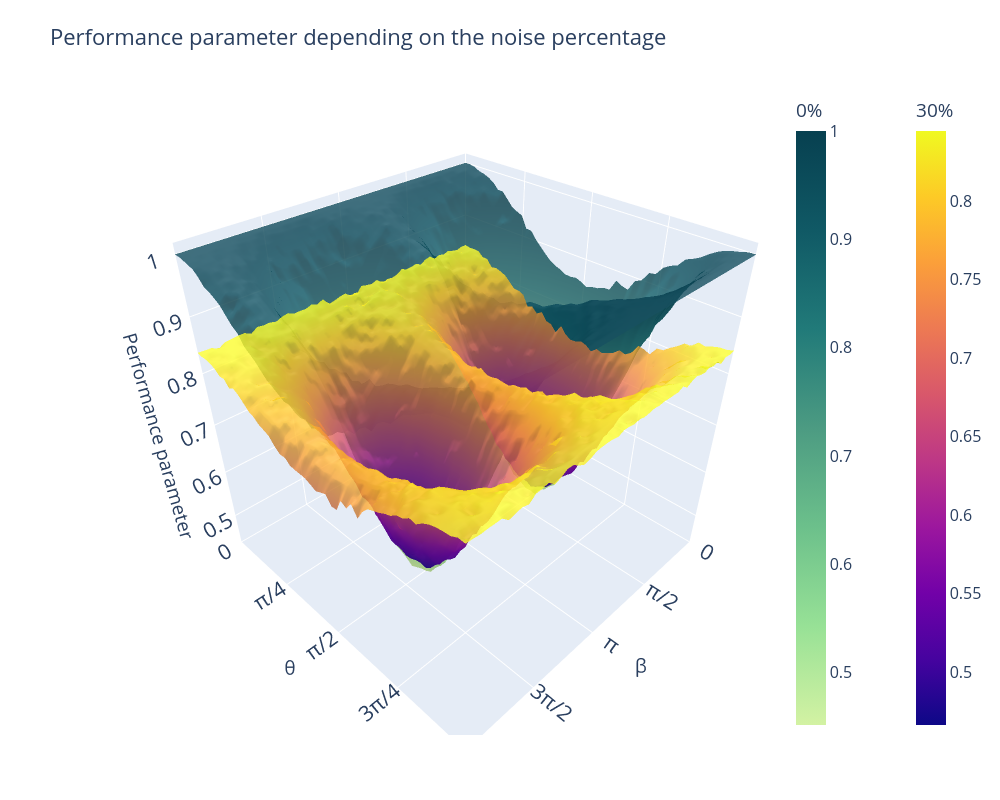

The cell this chart's notebook holds for it:
### Markdown cell above
## Surface Plots

### Code cell
fig.update_layout(
    title='Performance parameter depending on the noise percentage',
    autosize=False,
    width=1000,
    height=800,
    margin=dict(l=65, r=50, b=65, t=90),
    scene=dict(
        yaxis_title='θ',
        xaxis_title='β',
        zaxis_title='Performance parameter',
        # Move xaxis here for 3D plots
        yaxis=dict(
            tickmode='array',
            tickvals=[0, np.pi/4, np.pi/2, 3*np.pi/4, np.pi],
            ticktext=['0', 'π/4', 'π/2', '3π/4', 'π'],
            range=[0,  np.pi]
        ),
        # Move yaxis here and limit to pi
        xaxis=dict(
            tickmode='array',
            tickvals=[0, np.pi/2, np.pi, 3*np.pi/2, 2*np.pi],
            ticktext=['0', 'π/2', 'π', '3π/2', '2π'],
            range=[0, 2*np.pi]
        )
    ),
    # --- NUEVO: Aumentar tamaño de fuente ---
    font=dict(size=16) 
)

# Display the plot
fig.show()

### Figure 1 — Plotly figure (JSON) as saved in the notebook; plotly's stock layout.template omitted (floating-point values rounded to 4 significant figures; data arrays with more than 128 entries replaced by an {"elided": "..."} marker saying what was removed)
{"data": [{"colorbar": {"title": {"text": "0%"}, "x": 0.9}, "colorscale": [[0, "rgb(211, 242, 163)"], [0.1667, "rgb(151, 225, 150)"], [0.3333, "rgb(108, 192, 139)"], [0.5, "rgb(76, 155, 130)"], [0.6667, "rgb(33, 122, 121)"], [0.8333, "rgb(16, 89, 101)"], [1, "rgb(7, 64, 80)"]], "name": "Model", "opacity": 0.8, "type": "surface", "x": [0.0, 0.1282, 0.2565, 0.3847, 0.5129, 0.6411, 0.7694, 0.8976, 1.026, 1.154, 1.282, 1.411, 1.539, 1.667, 1.795, 1.923, 2.052, 2.18, 2.308, 2.436, 2.565, 2.693, 2.821, 2.949, 3.077, 3.206, 3.334, 3.462, 3.59, 3.719, 3.847, 3.975, 4.103, 4.232, 4.36, 4.488, 4.616, 4.744, 4.873, 5.001, 5.129, 5.257, 5.386, 5.514, 5.642, 5.77, 5.899, 6.027, 6.155, 6.283], "y": [0.0, 0.06411, 0.1282, 0.1923, 0.2565, 0.3206, 0.3847, 0.4488, 0.5129, 0.577, 0.6411, 0.7053, 0.7694, 0.8335, 0.8976, 0.9617, 1.026, 1.09, 1.154, 1.218, 1.282, 1.346, 1.411, 1.475, 1.539, 1.603, 1.667, 1.731, 1.795, 1.859, 1.923, 1.988, 2.052, 2.116, 2.18, 2.244, 2.308, 2.372, 2.436, 2.5, 2.565, 2.629, 2.693, 2.757, 2.821, 2.885, 2.949, 3.013, 3.077, 3.142], "z": {"elided": "50x50 float values"}}, {"colorbar": {"title": {"text": "30%"}, "x": 1.05}, "name": "Experimental", "opacity": 0.8, "type": "surface", "x": [0.0, 0.1282, 0.2565, 0.3847, 0.5129, 0.6411, 0.7694, 0.8976, 1.026, 1.154, 1.282, 1.411, 1.539, 1.667, 1.795, 1.923, 2.052, 2.18, 2.308, 2.436, 2.565, 2.693, 2.821, 2.949, 3.077, 3.206, 3.334, 3.462, 3.59, 3.719, 3.847, 3.975, 4.103, 4.232, 4.36, 4.488, 4.616, 4.744, 4.873, 5.001, 5.129, 5.257, 5.386, 5.514, 5.642, 5.77, 5.899, 6.027, 6.155, 6.283], "y": [0.0, 0.06411, 0.1282, 0.1923, 0.2565, 0.3206, 0.3847, 0.4488, 0.5129, 0.577, 0.6411, 0.7053, 0.7694, 0.8335, 0.8976, 0.9617, 1.026, 1.09, 1.154, 1.218, 1.282, 1.346, 1.411, 1.475, 1.539, 1.603, 1.667, 1.731, 1.795, 1.859, 1.923, 1.988, 2.052, 2.116, 2.18, 2.244, 2.308, 2.372, 2.436, 2.5, 2.565, 2.629, 2.693, 2.757, 2.821, 2.885, 2.949, 3.013, 3.077, 3.142], "z": {"elided": "50x50 float values"}}], "layout": {"autosize": false, "font": {"size": 16}, "height": 800, "margin": {"b": 65, "l": 65, "r": 50, "t": 90}, "scene": {"xaxis": {"range": [0, 6.283], "tickmode": "array", "ticktext": ["0", "π/2", "π", "3π/2", "2π"], "tickvals": [0, 1.571, 3.142, 4.712, 6.283], "title": {"text": "β"}}, "yaxis": {"range": [0, 3.142], "tickmode": "array", "ticktext": ["0", "π/4", "π/2", "3π/4", "π"], "tickvals": [0, 0.7854, 1.571, 2.356, 3.142], "title": {"text": "θ"}}, "zaxis": {"title": {"text": "Performance parameter"}}}, "title": {"text": "Performance parameter depending on the noise percentage"}, "width": 1000, "xaxis": {"range": [0, 6.283], "tickmode": "array", "ticktext": ["0", "$\\pi/2$", "$\\pi$", "$3\\pi/2$", "$2\\pi$"], "tickvals": [0, 1.571, 3.142, 4.712, 6.283]}, "yaxis": {"range": [0, 6.283], "tickmode": "array", "ticktext": ["0", "$\\pi/2$", "$\\pi$", "$3\\pi/2$", "$2\\pi$"], "tickvals": [0, 1.571, 3.142, 4.712, 6.283]}}}
